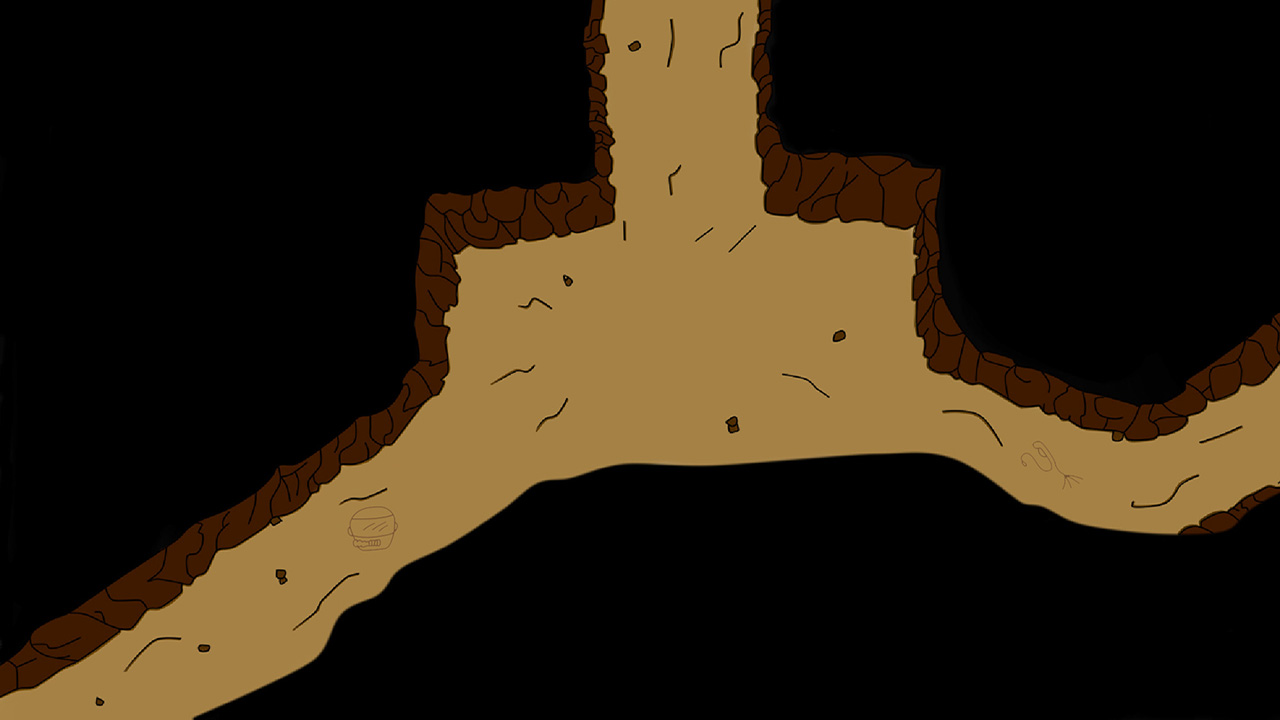

Rendered tile map (Tiled .tmx) drawn with the repository's tilesets; below, a short description and the map source with its tile grids summarised:
An orthogonal 80x45 tile map with 16x16 px tiles, 1 tile layer (blocked), 2 tilesets, 1 image layer.

<map version="1.0" orientation="orthogonal" renderorder="right-down" width="80" height="45" tilewidth="16" tileheight="16" nextobjectid="1">
 <tileset firstgid="1" name="tilesetRandom" tilewidth="16" tileheight="16" tilecount="9375" columns="80">
  <image source="Imagen_Cueva_fin.jpg" trans="f1edff" width="1280" height="720" />
 </tileset>
 <tileset firstgid="9376" name="touchBackground" tilewidth="16" tileheight="16" tilecount="144" columns="12">
  <image source="touchBackground.png" trans="f1edff" width="200" height="200" />
 </tileset>
 <imagelayer name="Image Layer 1">
  <image source="Imagen_Cueva_fin.jpg" />
 </imagelayer>
 <layer name="blocked" width="80" height="45" opacity="0">
  <data>[3600 cells, 2551 non-empty, 40 distinct tile ids]</data>
 </layer>
</map>